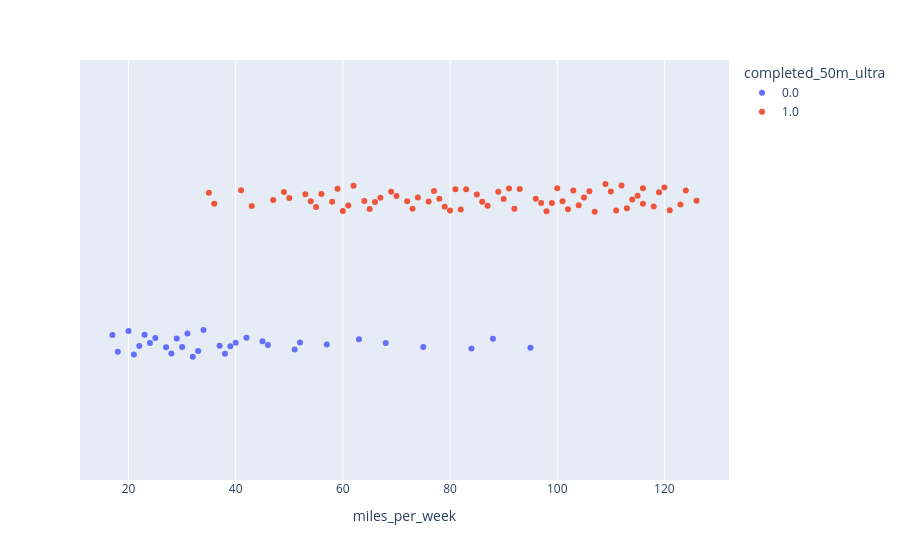

Notebook source saved alongside this figure:
### Code cell
px.strip(data_frame=df, x='miles_per_week',color='completed_50m_ultra')

### Figure 1 — Plotly figure (JSON) as saved in the notebook; plotly's stock layout.template omitted (floating-point values rounded to 4 significant figures)
{"data": [{"alignmentgroup": "True", "boxpoints": "all", "fillcolor": "rgba(255,255,255,0)", "hoveron": "points", "hovertemplate": "completed_50m_ultra=0.0<br>miles_per_week=%{x}<extra></extra>", "legendgroup": "0.0", "line": {"color": "rgba(255,255,255,0)"}, "marker": {"color": "#636efa"}, "name": "0.0", "offsetgroup": "0.0", "orientation": "h", "pointpos": 0, "showlegend": true, "type": "box", "x": [37, 39, 46, 51, 88, 17, 18, 20, 21, 22, 23, 24, 25, 27, 28, 29, 30, 31, 32, 33, 34, 38, 40, 42, 57, 68, 45, 52, 63, 75, 84, 95], "x0": " ", "xaxis": "x", "y0": " ", "yaxis": "y"}, {"alignmentgroup": "True", "boxpoints": "all", "fillcolor": "rgba(255,255,255,0)", "hoveron": "points", "hovertemplate": "completed_50m_ultra=1.0<br>miles_per_week=%{x}<extra></extra>", "legendgroup": "1.0", "line": {"color": "rgba(255,255,255,0)"}, "marker": {"color": "#EF553B"}, "name": "1.0", "offsetgroup": "1.0", "orientation": "h", "pointpos": 0, "showlegend": true, "type": "box", "x": [35, 36, 41, 43, 47, 49, 50, 53, 54, 55, 56, 58, 59, 60, 61, 64, 65, 66, 69, 70, 72, 73, 76, 77, 78, 80, 81, 82, 83, 85, 86, 87, 89, 91, 92, 93, 96, 97, 98, 99, 100, 101, 102, 103, 104, 105, 106, 107, 109, 110, 111, 113, 114, 115, 116, 116, 118, 119, 120, 121, 123, 124, 126, 62, 67, 74, 79, 90, 112], "x0": " ", "xaxis": "x", "y0": " ", "yaxis": "y"}], "layout": {"boxmode": "group", "legend": {"title": {"text": "completed_50m_ultra"}, "tracegroupgap": 0}, "margin": {"t": 60}, "xaxis": {"anchor": "y", "domain": [0, 1], "title": {"text": "miles_per_week"}}, "yaxis": {"anchor": "x", "domain": [0, 1]}}}
